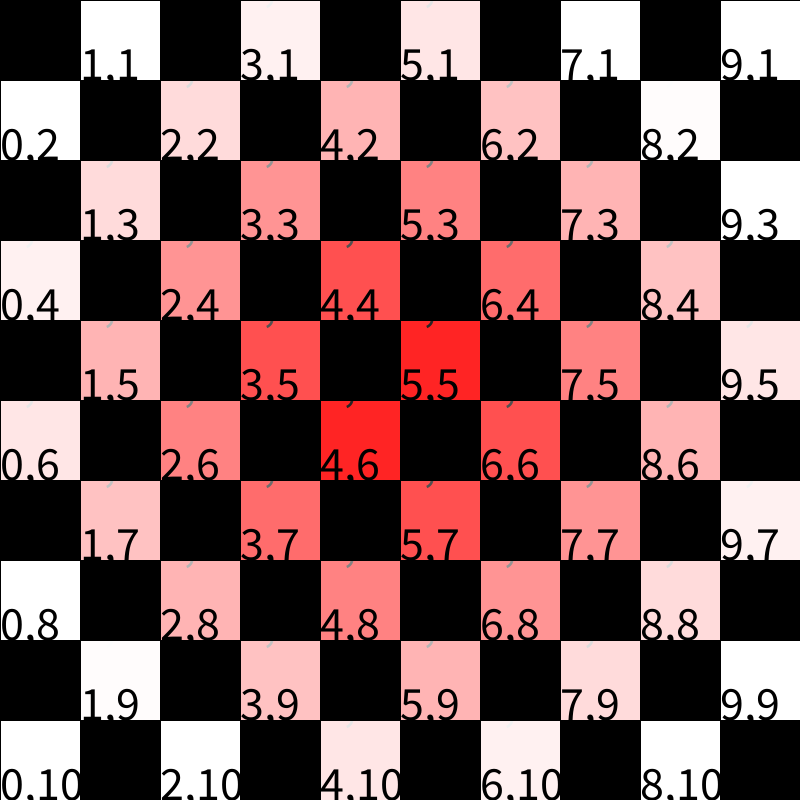
Frame 1 (no input)
Frame 60 (the mouse pressed at the canvas centre just before this capture): identical to frame 1, image omitted
Frame 120 (the mouse held since frame 60 and released just before this capture): identical to frame 1, image omitted

The Processing sketch that drew this single still picture (run headless with seeded random() and noise(); from frame 60 on, the mouse is pressed at the canvas centre):

// Processing sketch: ejemploGrilla_funcionRetornaValorOpacidadFija
// ── ejemploGrilla_funcionRetornaValorOpacidadFija.pde
int columnas;
int filas;
int tamCelda;
float mouseXMap;
int diamDegrade;
void setup() {
  size(800, 800);
  columnas=10;
  filas=10;
  tamCelda=width/columnas;
  ellipseMode(CORNER);
  textSize(48);
  diamDegrade=400;
}

void draw() {
  background(255,0,0);
  for (int i = 0; i<=columnas; i++) {
    for (int j = 0; j<=filas; j++) {
      float distMouseX= dist(width/2,height/2,i*tamCelda+tamCelda/2, j*tamCelda+tamCelda/2);
      mouseXMap=map(distMouseX, 0, diamDegrade, 0, 255);

      fill(0);
      text(i+","+j, tamCelda*i, tamCelda*j);
      if (esPar(i, j) == true) {
        fill(0);
      } else {
        fill(255,mouseXMap);
      }
      rect(i*tamCelda, j*tamCelda, tamCelda, tamCelda);
    }
  }
}

boolean esPar(int valor1, int valor2) {
  if ((valor1+valor2)%2==0) {

    return true;
  } else {
    return false;
  }
}
